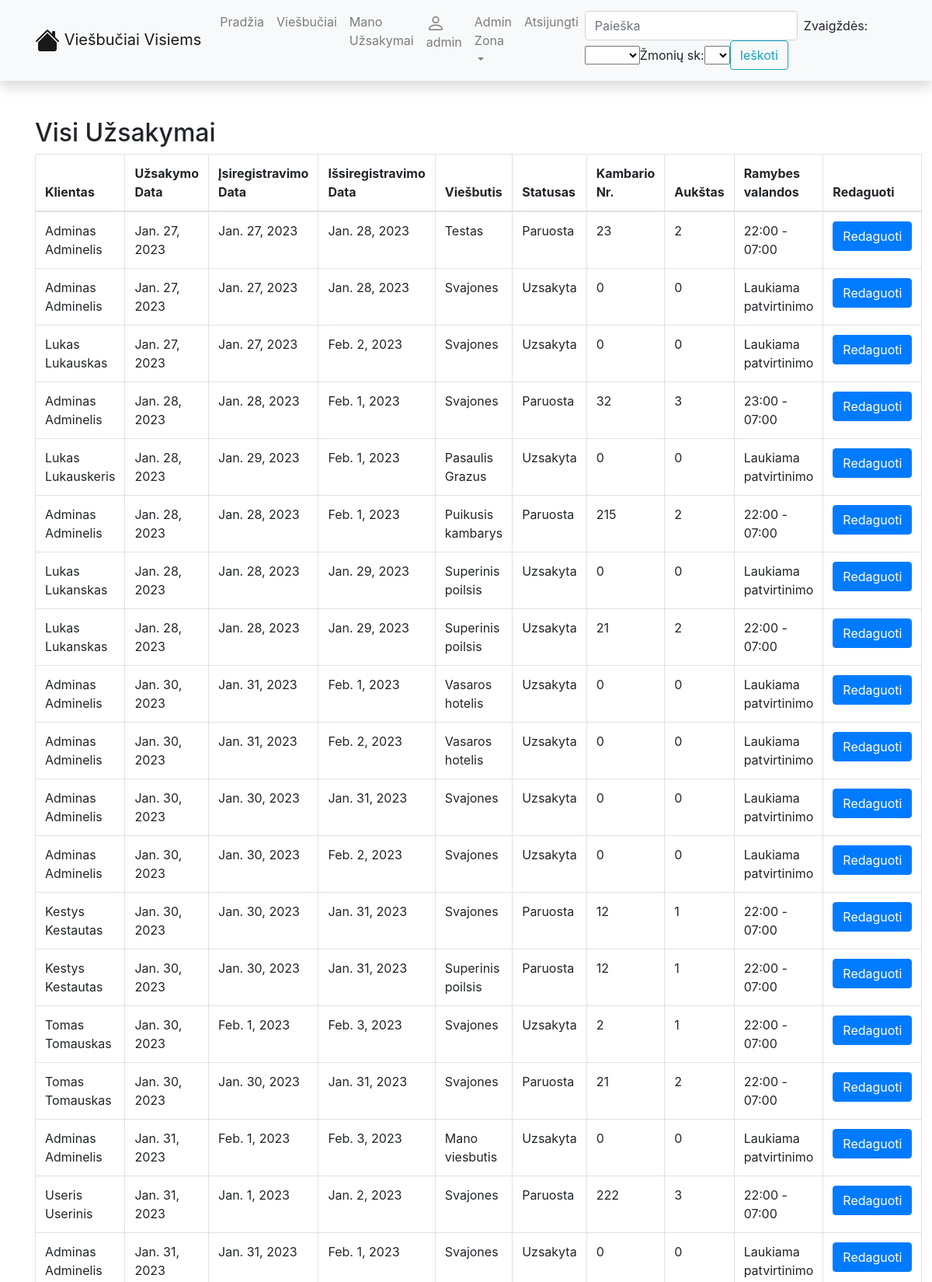
/viesbuciai/orders/ (signed in, upper part), run on the app's committed database.
### viesbuciai/models.py (models this page shows, shortened)
class Order(models.Model):
    client = models.ForeignKey("Profile", on_delete=models.SET_NULL, null=True)
    order_date = models.DateField("Uzsakymo_data", auto_now_add=True, null=True, blank=True)
    r_date = models.DateField("Registracijos_data", null=True, blank=True)
    i_date = models.DateField("Isvykimo_data", null=True, blank=True)
    hotel = models.ForeignKey("Hotel", on_delete=models.SET_NULL, null=True)
    STATUS = (
        ('u', 'Uzsakyta'),
        ('r', 'Ruosiama'),
        ('p', 'Paruosta'),
    )
    status = models.CharField(
        max_length=1,
        choices=STATUS,
        blank=True,
        default='u',
        help_text='Status'
    )
    admin_details = models.OneToOneField("AdminDetails", on_delete=models.CASCADE, null=True)

class Profile(models.Model):
    user = models.OneToOneField(User, on_delete=models.CASCADE)
    name = models.CharField("Vardas", max_length=15, null=True, blank=True)
    lastname = models.CharField("Pavarde", max_length=15, null=True, blank=True)
    birth_date = models.DateField("Gimimo Data", null=True, blank=True)
    address = models.CharField("Adresas", max_length=50, null=True, blank=True)
    city = models.CharField("Miestas", max_length=20, null=True, blank=True)
    country = models.CharField("Salis", max_length=30, null=True, blank=True)
    def __str__(self):
        return f"{self.name} {self.lastname}"

class Hotel(models.Model):
    TYPES = (
        ('v', 'VIP'),
        ('g', 'GOLD'),
        ('p', 'PREMIUM'),
        ('s', 'STANDART')
    )
    name = models.CharField("Viesbucio_pavadinimas", max_length=30, null=True)
    type = models.CharField(
        max_length=1,
        choices=TYPES,
        blank=True,
        default='s',
        help_text='Viesbucio tipas'
    )
    STARS = (
        ('1', '*'),
        ('2', '**'),
        ('3', '***'),
        ('4', '****'),
        ('5', '*****')
    )
    stars = models.CharField(
        max_length=1,
        choices=STARS,
        blank=True,
        default='s',
        help_text='Zvaigzduciu kiekis'
    )
    description = models.TextField('Aprasymas', max_length=2000, default='Super hotel')
    address = models.TextField("Viesbucio_adresas", default="Adresas", max_length=200)
    price = models.FloatField("Viesbucio_kaina", null=True)
    quantity = models.IntegerField("Zmoniu_kiekis", default=1, validators=[MaxValueValidator(4)])
    availability = models.IntegerField("Kiekis")
    class Meta:
        ordering = ['id']

class AdminDetails(models.Model):
    client = models.ForeignKey(Profile, on_delete=models.CASCADE, null=True)
    room_id = models.IntegerField("Kambario_numeris")
    aukstas = models.IntegerField("Aukstas")
    ramybes_valandos = models.CharField("Ramybes_valandos", max_length=20)

### viesbuciai/views.py (the view)
# urls.py: path('orders/', orders, name='orders_'),
def orders(request):
    if request.user.is_authenticated:
        orders_ = Order.objects.all()
        return render(request, 'orders.html', {'orders_': orders_})
    else:
        return redirect('login')

### viesbuciai/templates/orders.html
{% extends 'base.html' %}
{% load static %}
{% block content %}
  <h2>Visi Užsakymai</h2>
{% if orders_ %}
{% if user.username == 'admin' %}
<table class="table table-bordered">
  <thead>
    <tr>
      <th>Klientas</th>
      <th>Užsakymo Data</th>
      <th>Įsiregistravimo Data</th>
      <th>Išsiregistravimo Data</th>
      <th>Viešbutis</th>
      <th>Statusas</th>
      <th>Kambario Nr.</th>
      <th>Aukštas</th>
      <th>Ramybes valandos</th>
      <th>Redaguoti</th>
    </tr>
  </thead>
  <tbody>
  {% for order in orders_ %}
      <tr>
        <td>{{ order.client }}</td>
        <td>{{ order.order_date }}</td>
        <td>{{ order.r_date }}</td>
        <td>{{ order.i_date }}</td>
        <td>{{ order.hotel.name }}</td>
        <td>{{ order.get_status_display }}</td>
        <td>{{ order.admin_details.room_id }}</td>
        <td>{{ order.admin_details.aukstas }}</td>
        <td>{{ order.admin_details.ramybes_valandos }}</td>
        <td><a href="{% url 'edit_order' order.id %}"><button class="btn btn-primary">Redaguoti</button></a></td>
      </tr>
  {% endfor %}
  </tbody>
</table>
{% else %}
<h3>Neturite reikiamų teisių.</h3>
{% endif %}
{% else %}
<h3>Nera uzsakymu</h3>
{% endif %}
{% endblock %}

### viesbuciai/templates/base.html (shortened to what this page needs)
<!DOCTYPE html>
<html lang="en">
  <head>
    <link
      rel="stylesheet"
      href="https://stackpath.bootstrapcdn.com/bootstrap/4.1.3/css/bootstrap.min.css"
    />
    <link
      rel="stylesheet"
      href="https://cdnjs.cloudflare.com/ajax/libs/font-awesome/4.7.0/css/font-awesome.min.css"
    />
    {% load static %}
    <link rel="stylesheet" href="{% static 'css/styles.css' %}" />
  </head>
  <body>
    <nav
      class="navbar navbar-expand-lg navbar-light bg-light static-top mb-5 shadow"
    >
      <div class="container">
        <a class="navbar-brand" href="{% url 'index' %}">
          Viešbučiai Visiems</a
        >
        <div class="collapse navbar-collapse" id="navbarResponsive">
          <ul class="navbar-nav ml-auto">
            <li class="nav-item">
              <a class="nav-link" href="{% url 'index' %}">Pradžia</a>
            </li>
            <li class="nav-item">
              <a class="nav-link" href="{% url 'hotels' %}">Viešbučiai</a>
            </li>
            <li class="nav-item">
              <a class="nav-link" href="{% url 'orders' %}">Mano Užsakymai</a>
            </li>
             {% if user.is_authenticated %}
            {% if user.username == 'admin' %}
            <li class="nav-item"><a class="nav-link" href="{% url 'profile' %}">
            {{ user.get_username }}</a>
            </li>
            <li class="nav-item dropdown">
            <a href="#" class="nav-link dropdown-toggle" data-toggle="dropdown">Admin Zona</a>
		</li>
            <li class="nav-item"><a class="nav-link" href="{% url 'logout'%}?next=/viesbuciai">Atsijungti</a></li>
            {% endif %}
          {% else %}
            <li class="nav-item">
              <a class="nav-link" href="{% url 'login'%}?next={{request.path}}">Prisijungti</a>
            </li><li class="nav-item"><a class="nav-link" href="{% url 'register' %}">Registruotis</a></li>
          {% endif %}
          </ul>
          <form
            class="form-inline my-2 my-lg-0"
            action="{% url 'hotel_filter' %}"
            method="get"
          >
            <input
              class="form-control mr-sm-2"
              type="search"
              placeholder="Paieška"
              aria-label="Search"
              name="name"
            />
	    <label for="stars">Zvaigždės:</label>
  	    <select id="stars" name="stars">
            <option value=""></option>
            <option value="1">*</option>
            </select>
            <label for="quantity">Žmonių sk:</label>
  	        <select id="quantity" name="quantity">
            <option value=""></option>
            <option value="1">1</option>
            </select>
            <button class="btn btn-outline-info my-2 my-sm-0" type="submit">
              Ieškoti
            </button>
          </form>
        </div>
      </div>
    </nav>
    <div class="container">{% block content %}{% endblock %}</div>
  </body>
</html>

### data on the page
Order: client "Adminas Adminelis", order_date "Jan. 27, 2023", r_date "Jan. 27, 2023", i_date "Jan. 28, 2023", hotel.name "Testas", status "Paruosta", admin_details.room_id "23", admin_details.aukstas "2", admin_details.ramybes_valandos "22:00 - 07:00"
Order: client "Adminas Adminelis", order_date "Jan. 27, 2023", r_date "Jan. 27, 2023", i_date "Jan. 28, 2023", hotel.name "Svajones", status "Uzsakyta", admin_details.room_id "0", admin_details.aukstas "0", admin_details.ramybes_valandos "Laukiama patvirtinimo"
Order: client "Lukas Lukauskas", order_date "Jan. 27, 2023", r_date "Jan. 27, 2023", i_date "Feb. 2, 2023", hotel.name "Svajones", status "Uzsakyta", admin_details.room_id "0", admin_details.aukstas "0", admin_details.ramybes_valandos "Laukiama patvirtinimo"
Order: client "Adminas Adminelis", order_date "Jan. 28, 2023", r_date "Jan. 28, 2023", i_date "Feb. 1, 2023", hotel.name "Svajones", status "Paruosta", admin_details.room_id "32", admin_details.aukstas "3", admin_details.ramybes_valandos "23:00 - 07:00"
Order: client "Lukas Lukauskeris", order_date "Jan. 28, 2023", r_date "Jan. 29, 2023", i_date "Feb. 1, 2023", hotel.name "Pasaulis Grazus", status "Uzsakyta", admin_details.room_id "0", admin_details.aukstas "0", admin_details.ramybes_valandos "Laukiama patvirtinimo"
Order: client "Adminas Adminelis", order_date "Jan. 28, 2023", r_date "Jan. 28, 2023", i_date "Feb. 1, 2023", hotel.name "Puikusis kambarys", status "Paruosta", admin_details.room_id "215", admin_details.aukstas "2", admin_details.ramybes_valandos "22:00 - 07:00"
Order: client "Lukas Lukanskas", order_date "Jan. 28, 2023", r_date "Jan. 28, 2023", i_date "Jan. 29, 2023", hotel.name "Superinis poilsis", status "Uzsakyta", admin_details.room_id "0", admin_details.aukstas "0", admin_details.ramybes_valandos "Laukiama patvirtinimo"
Order: client "Lukas Lukanskas", order_date "Jan. 28, 2023", r_date "Jan. 28, 2023", i_date "Jan. 29, 2023", hotel.name "Superinis poilsis", status "Uzsakyta", admin_details.room_id "21", admin_details.aukstas "2", admin_details.ramybes_valandos "22:00 - 07:00"
Order: client "Adminas Adminelis", order_date "Jan. 30, 2023", r_date "Jan. 31, 2023", i_date "Feb. 1, 2023", hotel.name "Vasaros hotelis", status "Uzsakyta", admin_details.room_id "0", admin_details.aukstas "0", admin_details.ramybes_valandos "Laukiama patvirtinimo"
Order: client "Adminas Adminelis", order_date "Jan. 30, 2023", r_date "Jan. 31, 2023", i_date "Feb. 2, 2023", hotel.name "Vasaros hotelis", status "Uzsakyta", admin_details.room_id "0", admin_details.aukstas "0", admin_details.ramybes_valandos "Laukiama patvirtinimo"
Order: client "Adminas Adminelis", order_date "Jan. 30, 2023", r_date "Jan. 30, 2023", i_date "Jan. 31, 2023", hotel.name "Svajones", status "Uzsakyta", admin_details.room_id "0", admin_details.aukstas "0", admin_details.ramybes_valandos "Laukiama patvirtinimo"
Order: client "Adminas Adminelis", order_date "Jan. 30, 2023", r_date "Jan. 30, 2023", i_date "Feb. 2, 2023", hotel.name "Svajones", status "Uzsakyta", admin_details.room_id "0", admin_details.aukstas "0", admin_details.ramybes_valandos "Laukiama patvirtinimo"
Order: client "Kestys Kestautas", order_date "Jan. 30, 2023", r_date "Jan. 30, 2023", i_date "Jan. 31, 2023", hotel.name "Svajones", status "Paruosta", admin_details.room_id "12", admin_details.aukstas "1", admin_details.ramybes_valandos "22:00 - 07:00"
Order: client "Kestys Kestautas", order_date "Jan. 30, 2023", r_date "Jan. 30, 2023", i_date "Jan. 31, 2023", hotel.name "Superinis poilsis", status "Paruosta", admin_details.room_id "12", admin_details.aukstas "1", admin_details.ramybes_valandos "22:00 - 07:00"
Order: client "Tomas Tomauskas", order_date "Jan. 30, 2023", r_date "Feb. 1, 2023", i_date "Feb. 3, 2023", hotel.name "Svajones", status "Uzsakyta", admin_details.room_id "2", admin_details.aukstas "1", admin_details.ramybes_valandos "22:00 - 07:00"
Order: client "Tomas Tomauskas", order_date "Jan. 30, 2023", r_date "Jan. 30, 2023", i_date "Jan. 31, 2023", hotel.name "Svajones", status "Paruosta", admin_details.room_id "21", admin_details.aukstas "2", admin_details.ramybes_valandos "22:00 - 07:00"
Order: client "Adminas Adminelis", order_date "Jan. 31, 2023", r_date "Feb. 1, 2023", i_date "Feb. 3, 2023", hotel.name "Mano viesbutis", status "Uzsakyta", admin_details.room_id "0", admin_details.aukstas "0", admin_details.ramybes_valandos "Laukiama patvirtinimo"
Order: client "Useris Userinis", order_date "Jan. 31, 2023", r_date "Jan. 1, 2023", i_date "Jan. 2, 2023", hotel.name "Svajones", status "Paruosta", admin_details.room_id "222", admin_details.aukstas "3", admin_details.ramybes_valandos "22:00 - 07:00"
Order: client "Adminas Adminelis", order_date "Jan. 31, 2023", r_date "Jan. 31, 2023", i_date "Feb. 1, 2023", hotel.name "Svajones", status "Uzsakyta", admin_details.room_id "0", admin_details.aukstas "0", admin_details.ramybes_valandos "Laukiama patvirtinimo"

### other printed values
{{ user.get_username }} "admin"
